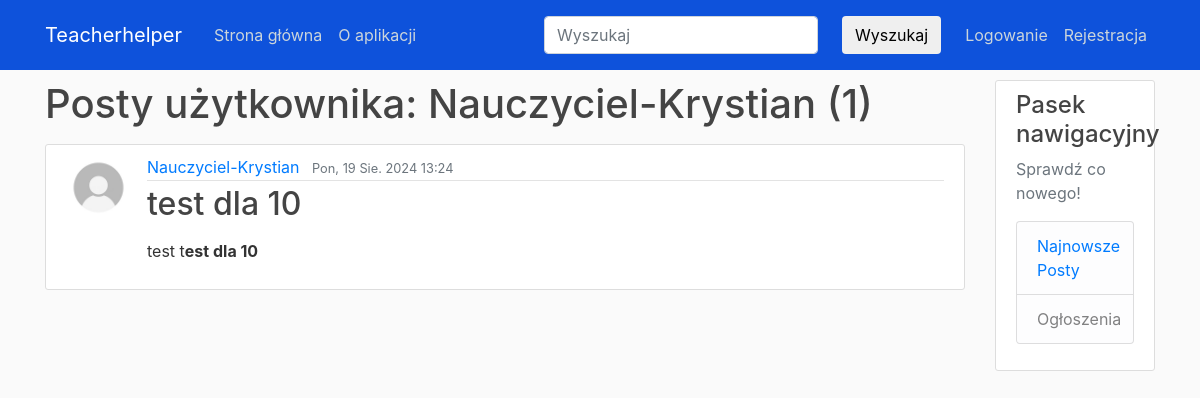
Before: /user/Nauczyciel-Krystian with the older database file.
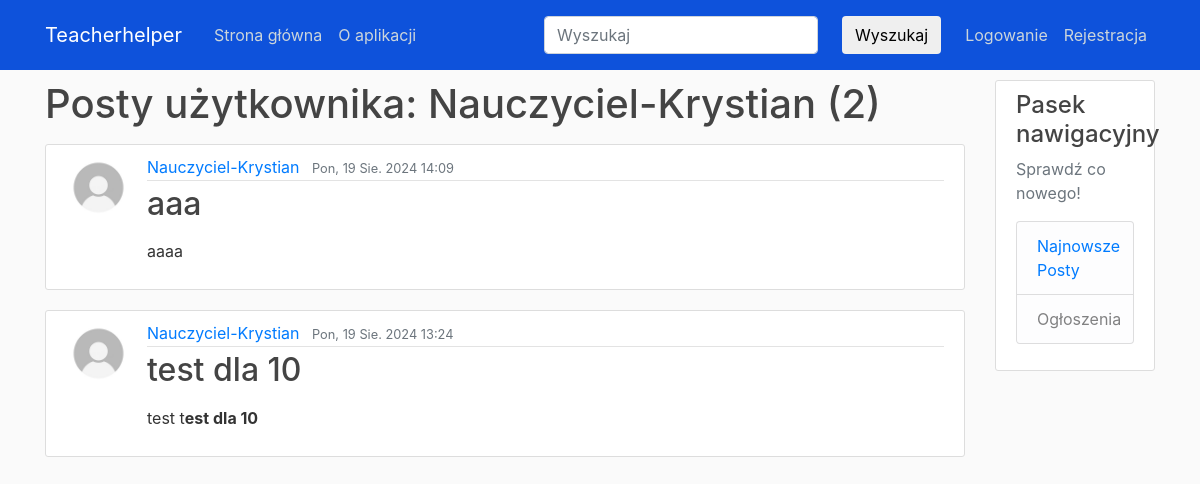
After: the same page with the newer database file.
### blog/models.py (models this page shows, shortened)
class Post(models.Model):
    title = models.CharField(max_length=100, verbose_name='Temat zajęć: ')
    content = models.TextField(verbose_name='Materiały (linki, ciekawostki itp.): ')
    uploaded_file = models.FileField(null=True, blank=True, upload_to='uploaded_files/',
                                     verbose_name='Dodaj jeden plik o dowolnym formacie lub paczkę w formacie .zip/.rar/.7z/.tar : ')
    visibility = models.BooleanField(verbose_name='Gdy zaznaczone - post będzie publiczny', default=True)
    date_posted = models.DateTimeField(default=timezone.now)
    author = models.ForeignKey(User, on_delete=models.CASCADE)
    group = models.ForeignKey(Group, on_delete=models.SET_NULL, null=True, blank=True,
                              verbose_name='Grupa nauczycielska')
    co_creation_enabled = models.BooleanField(default=False, verbose_name="Włącz współtworzenie")
    co_creation_mode = models.CharField(
        max_length=10,
        choices=[('open', 'Otwarta'), ('closed', 'Zamknięta')],
        default='open',
        verbose_name='Tryb współtworzenia'
    )
    co_creation_group = models.ForeignKey(Group, on_delete=models.SET_NULL, null=True, blank=True,
                                          related_name='co_creation_group', verbose_name='Grupa współtworząca')

### users/models.py (models this page shows, shortened)
class Profile(models.Model):
    user = models.OneToOneField(User, on_delete=models.CASCADE)
    image = models.ImageField(default='default.jpg', upload_to='profile_pics', verbose_name='Avatar')

### blog/views.py (the view)
# urls.py: path('user/<username>', UserPostListView.as_view(), name='user-posts'),
class UserPostListView(ListView):
    model = Post
    template_name = 'blog/user_posts.html'
    context_object_name = 'posts'
    ordering = ['-date_posted']
    paginate_by = 5
    def get_queryset(self):
        if Post.visibility:
            user = get_object_or_404(User, username=self.kwargs.get('username'))
            return Post.objects.filter(author=user).order_by('-date_posted')

### blog/templates/blog/user_posts.html (shortened to what this page needs)
{% extends "blog/base.html" %}
{% block content %}
    <h1 class="mb-3">Posty użytkownika: {{ view.kwargs.username }} ({{ page_obj.paginator.count }})</h1>
    {% for post in posts %}
        {% if post.visibility %}
            <article class="media content-section">
                <img class="rounded-circle article-img" src="{{ post.author.profile.image.url }}">
                <div class="media-body">
                    <div class="article-metadata">
                        <a class="mr-2" href="{% url 'user-posts' post.author.username %}">{{ post.author }}</a>
                        <small class="text-muted">{{ post.date_posted|date:'D, d N Y H:i' }}</small>
                    </div>
                    <h2><a class="article-title" href="{% url 'post-detail' post.id %}">{{ post.title }}</a></h2>
                    <p class="article-content">{{ post.content|safe }}</p>
                </div>
            </article>
        {% endif %}
    {% endfor %}
{% endblock content %}

Changed rows visible on the page:
added Post: author.profile.image (placeholder picture), author "Nauczyciel-Krystian", date_posted "Pon, 19 Sie. 2024 14:09", title "aaa", content "aaaa"
Other visible differences:
{{ page_obj.paginator.count }}: "1" → "2"
